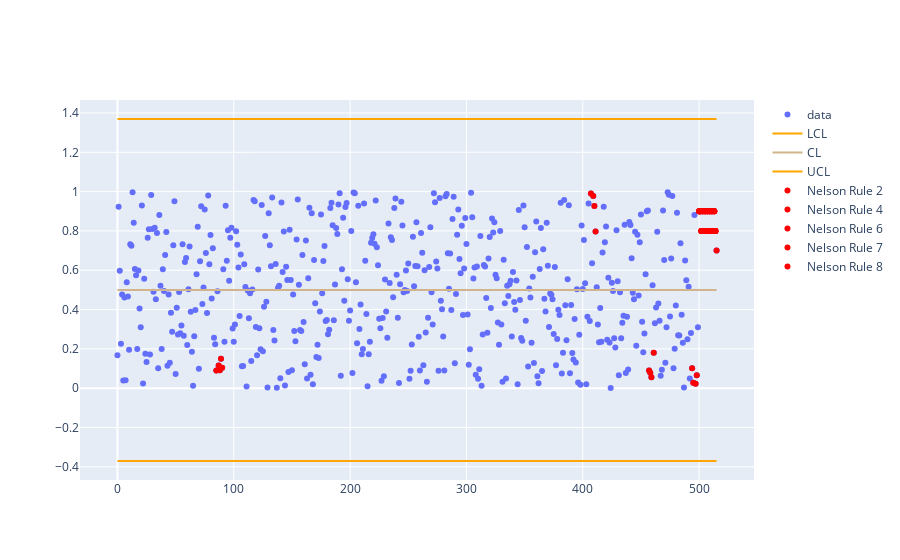

The notebook cell this image was saved under:
### Code cell
self.plot()

### Figure 1 — Plotly figure (JSON) as saved in the notebook; plotly's stock layout.template omitted (floating-point values rounded to 4 significant figures; data arrays with more than 128 entries replaced by an {"elided": "..."} marker saying what was removed)
{"data": [{"mode": "markers", "name": "data", "type": "scatter", "x": {"elided": "516 int values"}, "y": {"elided": "516 float values"}}, {"marker": {"color": "orange"}, "name": "LCL", "type": "scatter", "x": {"elided": "516 int values"}, "y": {"elided": "516 float values"}}, {"marker": {"color": "tan"}, "name": "CL", "type": "scatter", "x": {"elided": "516 int values"}, "y": {"elided": "516 float values"}}, {"marker": {"color": "orange"}, "name": "UCL", "type": "scatter", "x": {"elided": "516 int values"}, "y": {"elided": "516 float values"}}, {"marker": {"color": "red"}, "mode": "markers", "name": "Nelson Rule 2", "type": "scatter", "x": [500, 501, 502, 503, 504, 505, 506, 507, 508, 509, 510, 511, 512, 513, 514, 515], "y": [0.9, 0.9, 0.8, 0.9, 0.8, 0.9, 0.8, 0.9, 0.8, 0.9, 0.8, 0.9, 0.8, 0.9, 0.8, 0.7]}, {"marker": {"color": "red"}, "mode": "markers", "name": "Nelson Rule 4", "type": "scatter", "x": [501, 502, 503, 504, 505, 506, 507, 508, 509, 510, 511, 512, 513, 514], "y": [0.9, 0.8, 0.9, 0.8, 0.9, 0.8, 0.9, 0.8, 0.9, 0.8, 0.9, 0.8, 0.9, 0.8]}, {"marker": {"color": "red"}, "mode": "markers", "name": "Nelson Rule 6", "type": "scatter", "x": [407, 409, 410, 411, 500, 501, 502, 503, 504, 505, 506, 507, 508, 509, 510, 511, 512, 513, 514, 85, 87, 88, 89, 90, 457, 458, 459, 461, 494, 495, 497, 498], "y": [0.9905, 0.9773, 0.9268, 0.7975, 0.9, 0.9, 0.8, 0.9, 0.8, 0.9, 0.8, 0.9, 0.8, 0.9, 0.8, 0.9, 0.8, 0.9, 0.8, 0.08968, 0.1157, 0.09176, 0.1503, 0.1038, 0.09036, 0.07829, 0.05555, 0.1807, 0.1017, 0.02765, 0.02273, 0.06605]}, {"marker": {"color": "red"}, "mode": "markers", "name": "Nelson Rule 7", "type": "scatter", "x": [500, 501, 502, 503, 504, 505, 506, 507, 508, 509, 510, 511, 512, 513, 514], "y": [0.9, 0.9, 0.8, 0.9, 0.8, 0.9, 0.8, 0.9, 0.8, 0.9, 0.8, 0.9, 0.8, 0.9, 0.8]}, {"marker": {"color": "red"}, "mode": "markers", "name": "Nelson Rule 8", "type": "scatter", "x": [500, 501, 502, 503, 504, 505, 506, 507, 508, 509, 510, 511, 512, 513, 514], "y": [0.9, 0.9, 0.8, 0.9, 0.8, 0.9, 0.8, 0.9, 0.8, 0.9, 0.8, 0.9, 0.8, 0.9, 0.8]}], "layout": {}}
